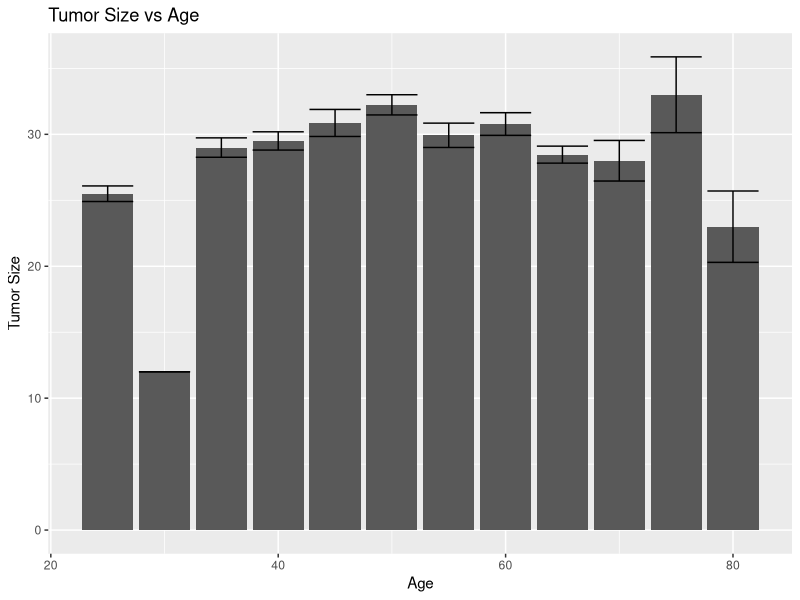
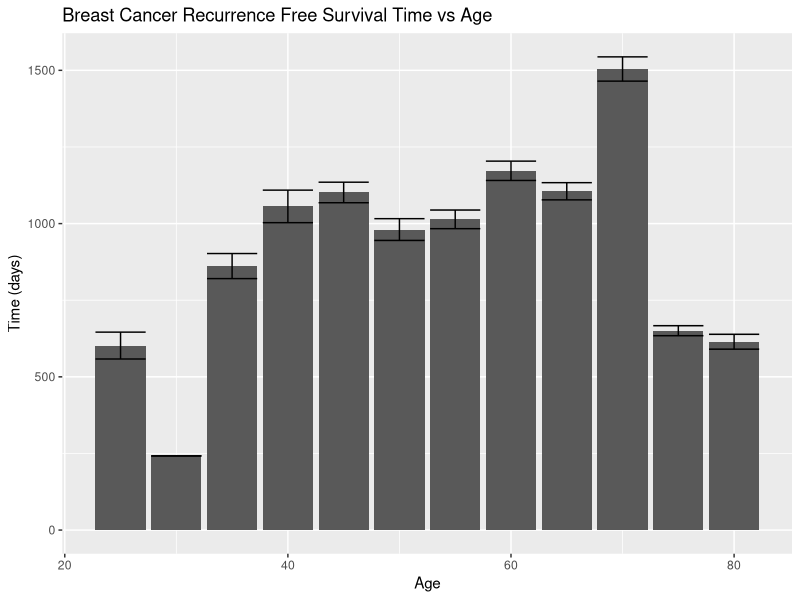
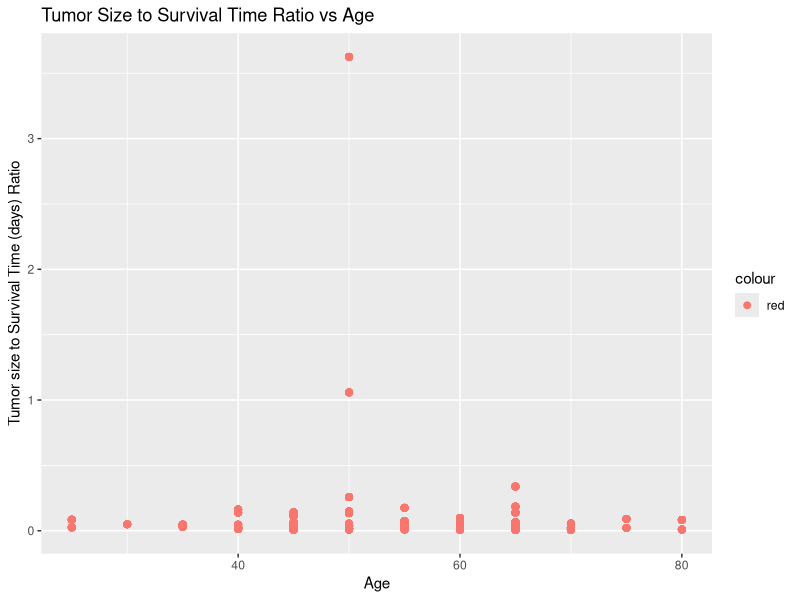
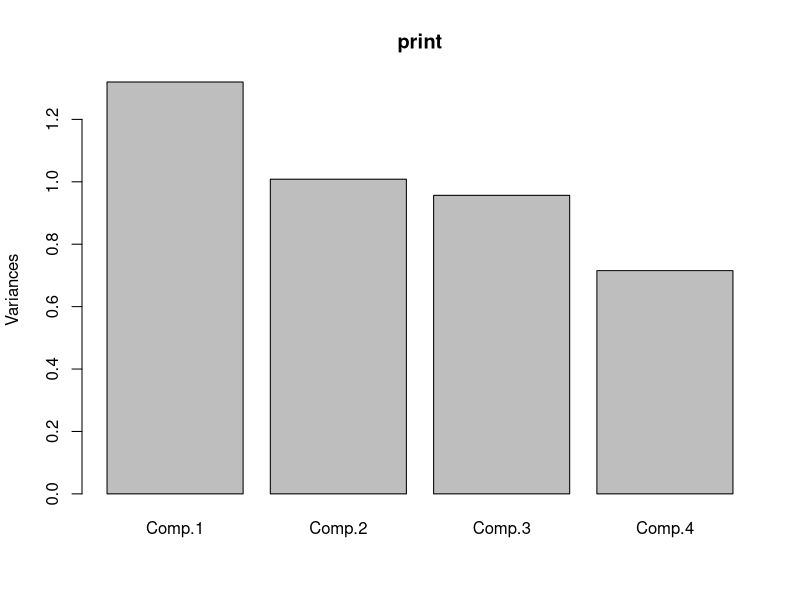
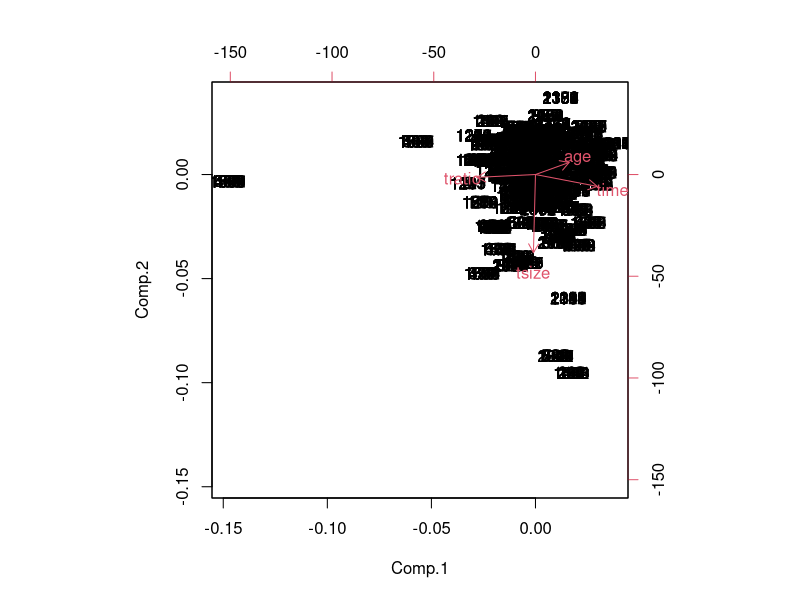

Write R code to recreate these figures, in order.
## ---- chunk 1
knitr::opts_chunk$set(echo = TRUE)
## ---- chunk 2
data(package = .packages(all.available = TRUE))
library(tidyverse)
library(dplyr)
library(vcd)
data("Suicide")
library(TH.data)
data("GBSG2")
germany_age <- Suicide %>% inner_join(GBSG2, by="age") %>% na.omit()
head(germany_age)
glimpse(germany_age)
## ---- chunk 3
#dplyr functions
    combined <- germany_age %>% group_by(age) %>% 
  summarize(count = n(),max_tumor = max(germany_age$tsize),  min_tumor = min(germany_age$tsize)) %>% filter(count > 10) %>%  arrange(desc(age)) 
combined
germany_age <- germany_age %>% dplyr::select(-age.group, -cens) %>% mutate(tratio=tsize/time) #added tratio to see ratio of tumor size to recurrence free survival time in patients

#summary stats
summary(germany_age)
germany_age %>% summarize_all(mean,na.rm=T)
var(germany_age)
n_distinct(germany_age)
summary(germany_age$age)
summary(germany_age$time)
summary(germany_age$tsize)
summary(germany_age$tratio)
mean(germany_age$age)
mean(germany_age$time)
mean(germany_age$tsize)
mean(germany_age$tratio)
sd(germany_age$age)
sd(germany_age$time)
sd(germany_age$tsize)
sd(germany_age$tratio)
var(germany_age$age)
var(germany_age$time)
var(germany_age$tsize)
var(germany_age$tratio)
min(germany_age$age)
min(germany_age$time)
min(germany_age$tsize)
min(germany_age$tratio)
max(germany_age$age)
max(germany_age$time)
max(germany_age$tsize)
max(germany_age$tratio)
n_distinct(germany_age$age)
n_distinct(germany_age$time)
n_distinct(germany_age$tsize)
n_distinct(germany_age$tratio)

germany_age %>% select_if(is.numeric) %>% na.omit %>% cor
?GBSG2


    
## ---- chunk 4
library(ggplot2)

plot1 <- ggplot(data = germany_age, aes(x = age, y = tsize))+
  geom_bar(stat="summary",fun.y="mean")+geom_errorbar(stat="summary") 
plot1 + ggtitle("Tumor Size vs Age") + ylab("Tumor Size") + xlab("Age") 

plot2 <- ggplot(data = germany_age, aes(x = age, y = time)) +  
  geom_bar(stat="summary",fun.y="mean")+ geom_errorbar(stat="summary") 
plot2 + ggtitle("Breast Cancer Recurrence Free Survival Time vs Age") + ylab("Time (days)") + xlab("Age") 

plot3 <- ggplot(data = germany_age, aes(x = age, y = tratio, color="red")) +  geom_point(size=2) 
plot3 + ggtitle("Tumor Size to Survival Time Ratio vs Age ") + ylab("Tumor size to Survival Time (days) Ratio") + xlab("Age") 

## ---- chunk 5
pca <- germany_age %>% dplyr::select(-sex, -Freq, -method, -method2, -horTh, -menostat, -pnodes, -progrec, -estrec, -tgrade)
print <- princomp(na.omit(pca), cor = TRUE, scores = T)
summary(print, loadings=T)
plot(print)
eigenvalue<-pca$sdev^2 

var=round(eigenvalue/sum(eigenvalue),2) 
round(cumsum(eigenvalue)/sum(eigenvalue),2) 
glimpse(pca)
eigenvalue
biplot(print)
